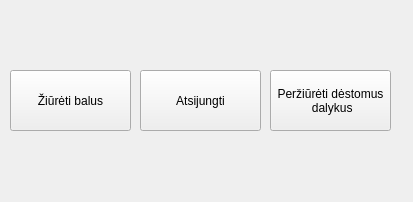
<?xml version="1.0" encoding="UTF-8"?>
<ui version="4.0">
 <class>StudentUI</class>
 <widget class="QMainWindow" name="StudentUI">
  <property name="geometry">
   <rect>
    <x>0</x>
    <y>0</y>
    <width>413</width>
    <height>202</height>
   </rect>
  </property>
  <property name="windowTitle">
   <string>MainWindow</string>
  </property>
  <widget class="QWidget" name="centralwidget">
   <widget class="QPushButton" name="viewGradesButton">
    <property name="geometry">
     <rect>
      <x>10</x>
      <y>70</y>
      <width>121</width>
      <height>61</height>
     </rect>
    </property>
    <property name="text">
     <string>Žiūrėti balus</string>
    </property>
   </widget>
   <widget class="QPushButton" name="exitButton">
    <property name="geometry">
     <rect>
      <x>140</x>
      <y>70</y>
      <width>121</width>
      <height>61</height>
     </rect>
    </property>
    <property name="text">
     <string>Atsijungti</string>
    </property>
   </widget>
   <widget class="QPushButton" name="viewSubjectsButton">
    <property name="geometry">
     <rect>
      <x>270</x>
      <y>70</y>
      <width>121</width>
      <height>61</height>
     </rect>
    </property>
    <property name="text">
     <string>Peržiūrėti dėstomus
 dalykus</string>
    </property>
   </widget>
  </widget>
 </widget>
 <resources/>
 <connections/>
</ui>
